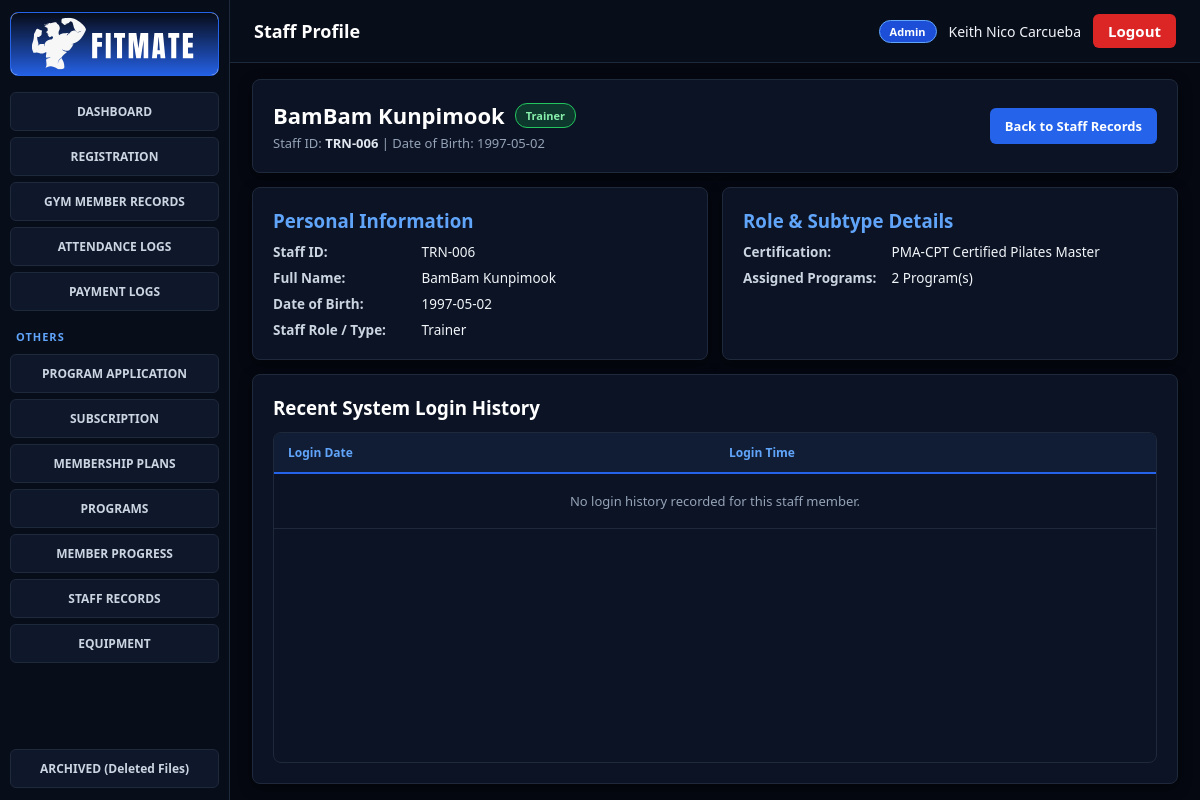
Screenshot of /auth/staff_profile.php?id=TRN-006 (signed in) with the database file from the repository.
### tables this page shows
CREATE TABLE `trainer` (
  `StaffID` varchar(15) NOT NULL,
  `Certification` varchar(100) NOT NULL
);

CREATE TABLE `gym_staff` (
  `StaffID` varchar(15) NOT NULL,
  `FirstName` varchar(50) NOT NULL,
  `LastName` varchar(50) NOT NULL,
  `DateOfBirth` date NOT NULL,
  `StaffType` varchar(30) NOT NULL
);

### auth/staff_profile.php (the view, shortened to what this page needs)
<?php
require_once __DIR__ . '/../config/db.php';
$staffId = trim($_GET['id'] ?? '');
$stmt = $pdo->prepare("
    SELECT gs.*,
           t.Certification,
           m.WorkSchedule, m.AssignedTask,
           sa.Username AS SystemUsername,
           sa.Role AS AccessRole
    FROM gym_staff gs
    LEFT JOIN trainer t ON gs.StaffID = t.StaffID
    LEFT JOIN maintenance m ON gs.StaffID = m.StaffID
    LEFT JOIN system_access sa ON gs.StaffID = sa.StaffID
    WHERE gs.StaffID = ?
");
$stmt->execute([$staffId]);
$staff = $stmt->fetch();
$logStmt = $pdo->prepare("
    SELECT LoginDate, LoginTime
    FROM login_history
    WHERE StaffID = ?
    ORDER BY LoginID DESC
    LIMIT 30
");
$logStmt->execute([$staffId]);
$loginLogs = $logStmt->fetchAll();
$trainerPrograms = [];
if ($staff['StaffType'] === 'Trainer') {
    $progStmt = $pdo->prepare("
        SELECT *
        FROM program
        WHERE StaffID = ?
        ORDER BY ProgramID ASC
    ");
    $progStmt->execute([$staffId]);
    $trainerPrograms = $progStmt->fetchAll();
}
include __DIR__ . '/../includes/header.php';
?>
<div class="card profile-header-card">
    <div>
        <div style="display: flex; align-items: center; gap: 10px;">
            <h2 style="margin: 0; font-size: 22px; color: #ffffff;">
                <?= htmlspecialchars($staff['FirstName'] . ' ' . $staff['LastName']) ?>
            </h2>
            <?php
                $badgeClass = 'badge';
                if ($staff['StaffType'] === 'Trainer') $badgeClass = 'badge badge-green';
                elseif ($staff['StaffType'] === 'Maintenance') $badgeClass = 'badge badge-amber';
            ?>
            <span class="<?= $badgeClass ?>"><?= htmlspecialchars($staff['StaffType']) ?></span>
        </div>
        <p style="margin: 4px 0 0 0; font-size: 13px; color: #94a3b8;">
            Staff ID: <strong style="color: #e2e8f0;"><?= htmlspecialchars($staff['StaffID']) ?></strong> |
            Date of Birth: <?= htmlspecialchars($staff['DateOfBirth']) ?>
        </p>
    </div>
    <a href="/fitmate/auth/staff_records.php" class="btn btn-primary">Back to Staff Records</a>
</div>
<div class="info-grid">
    <div class="card">
        <h3 style="color: #60a5fa; margin-bottom: 8px;">Personal Information</h3>
        <ul class="info-list">
            <li><strong>Staff ID:</strong> <?= htmlspecialchars($staff['StaffID']) ?></li>
            <li><strong>Full Name:</strong> <?= htmlspecialchars($staff['FirstName'] . ' ' . $staff['LastName']) ?></li>
            <li><strong>Date of Birth:</strong> <?= htmlspecialchars($staff['DateOfBirth']) ?></li>
            <li><strong>Staff Role / Type:</strong> <?= htmlspecialchars($staff['StaffType']) ?></li>
        </ul>
    </div>
    <div class="card">
        <h3 style="color: #60a5fa; margin-bottom: 8px;">Role & Subtype Details</h3>
        <ul class="info-list">
            <?php if ($staff['StaffType'] === 'Trainer'): ?>
                <li><strong>Certification:</strong> <?= htmlspecialchars($staff['Certification'] ?: 'Not specified') ?></li>
                <li><strong>Assigned Programs:</strong> <?= count($trainerPrograms) ?> Program(s)</li>
            <?php elseif ($staff['StaffType'] === 'Maintenance'): ?>
                <li><strong>Work Schedule:</strong> <?= htmlspecialchars($staff['WorkSchedule'] ?: 'Not specified') ?></li>
                <li><strong>Assigned Task:</strong> <?= htmlspecialchars($staff['AssignedTask'] ?: 'Not specified') ?></li>
            <?php else: ?>
                <li><strong>System Username:</strong> <?= htmlspecialchars($staff['SystemUsername'] ?: 'N/A') ?></li>
                <li><strong>Access Role:</strong> <?= htmlspecialchars($staff['AccessRole'] ?: $staff['StaffType']) ?></li>
            <?php endif; ?>
        </ul>
    </div>
</div>
<div class="card bottom-fill-card">
    <h3 style="margin-bottom: 12px; flex-shrink: 0;">Recent System Login History</h3>
    <div class="fixed-table-wrap">
        <table class="fixed-table">
            <thead>
                <tr>
                    <th style="width: 50%;">Login Date</th>
                    <th style="width: 50%;">Login Time</th>
                </tr>
            </thead>
            <tbody>
                <?php if (empty($loginLogs)): ?>
                    <tr><td colspan="2" style="text-align: center; color: #94a3b8; padding: 18px;">No login history recorded for this staff member.</td></tr>
                <?php else: foreach ($loginLogs as $log): ?>
                    <tr>
                        <td style="width: 50%;"><?= htmlspecialchars($log['LoginDate']) ?></td>
                        <td style="width: 50%;"><?= htmlspecialchars($log['LoginTime']) ?></td>
                    </tr>
                <?php endforeach; endif; ?>
            </tbody>
        </table>
    </div>
</div>
<?php include __DIR__ . '/../includes/footer.php'; ?>

### assets/css/style.css (style rules this page uses)
:root { color-scheme: dark; }
* { box-sizing: border-box; margin: 0; padding: 0; font-family: 'Segoe UI', Tahoma, Geneva, Verdana, sans-serif; }
body { background: #050811; color: #f1f5f9; }
.card { background: #0c1324; border: 1px solid #1e293b; border-radius: 8px; padding: 20px; margin-bottom: 20px; box-shadow: 0 4px 14px rgba(0, 0, 0, 0.45); }
.card h3, .card h2, .card h4 { color: #ffffff; font-weight: 700; }
.btn { display: inline-block; padding: 9px 15px; border: none; border-radius: 6px; font-size: 13px; font-weight: 600; cursor: pointer; text-decoration: none; transition: 0.15s; }
.btn-primary { background: #2563eb; color: #ffffff; }
.badge { display: inline-block; padding: 4px 10px; border-radius: 12px; font-size: 11px; font-weight: 700; background: #1e3a8a; color: #bfdbfe; border: 1px solid #3b82f6; }
.badge-green { background: rgba(22, 163, 74, 0.25); color: #86efac; border: 1px solid #22c55e; }

### auth/staff_profile.php (style rules this page uses)
.profile-header-card { flex-shrink: 0 !important; margin-bottom: 0 !important; display: flex !important; justify-content: space-between !important; align-items: center !important; }
.info-grid { display: grid; grid-template-columns: 1fr 1fr; gap: 14px; flex-shrink: 0; }
.info-grid > .card { margin-bottom: 0 !important; }
.info-list { list-style: none; padding: 0; margin: 10px 0 0 0; display: flex; flex-direction: column; gap: 8px; font-size: 13.5px; color: #f1f5f9; }
.info-list strong { color: #cbd5e1; display: inline-block; min-width: 145px; }
.bottom-fill-card { flex: 1 !important; display: flex !important; flex-direction: column !important; min-height: 0 !important; margin-bottom: 0 !important; overflow: hidden !important; }
.fixed-table-wrap { border: 1px solid #1e293b; border-radius: 8px; background: #0c1324; overflow: hidden; display: flex; flex-direction: column; flex: 1; min-height: 0; }
.fixed-table { width: 100%; border-collapse: collapse; display: flex; flex-direction: column; flex: 1; min-height: 0; }
.fixed-table thead { flex-shrink: 0; background: #111c35; border-bottom: 2px solid #2563eb; }
.fixed-table thead tr, .fixed-table tbody tr { display: table; width: 100%; table-layout: fixed; }
.fixed-table tbody { display: block; overflow-y: auto; width: 100%; flex: 1; min-height: 0; }
.fixed-table th { padding: 11px 14px; text-align: left; font-size: 12px; font-weight: 700; color: #60a5fa; background: #111c35; }
.fixed-table td { padding: 10px 14px; font-size: 13px; color: #f1f5f9; border-bottom: 1px solid #1e293b; vertical-align: middle; }

### rows the page displays
trainer: StaffID.LastName "BamBam Kunpimook", StaffID.StaffType "Trainer", StaffID.StaffID "TRN-006", StaffID.DateOfBirth "1997-05-02", Certification "PMA-CPT Certified Pilates Master"

### other values shown
$page_title "Staff Profile"
$_SESSION['role'] "Admin"
$_SESSION['staff_name'] "Keith Nico Carcueba"
count($trainerPrograms) "2"
